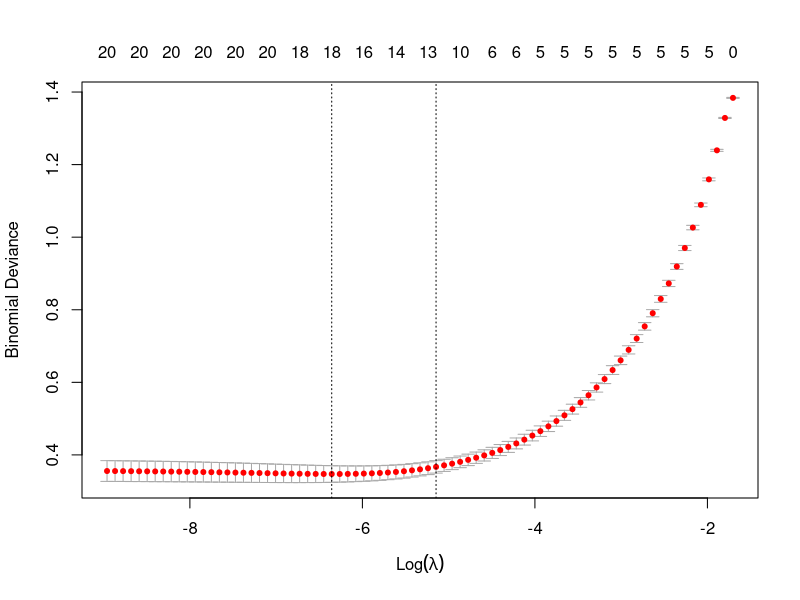

Generate this figure with R:
#L04 Lasso Logistic Regression
xtr <- matrix(rnorm(1000*20),ncol=20)
beta <- c(rep(1,5),rep(0,15))
ytr <- 1*((xtr%*%beta + .5*rnorm(1000)) >= 0)
library(glmnet)
cv.out <- cv.glmnet(xtr, ytr, family="binomial", alpha=1)
plot(cv.out)
